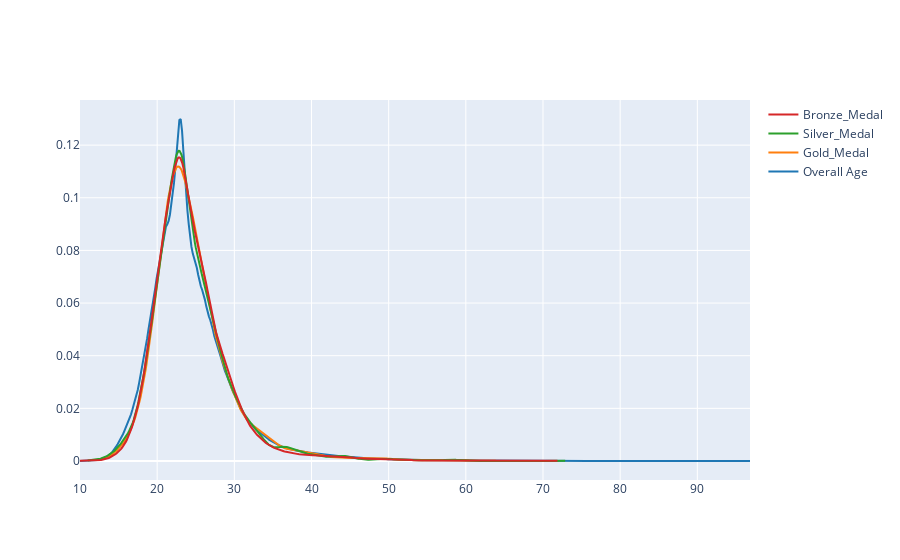

Source (notebook cell):
### Code cell
fig.update_layout(autosize=False, width=1000, height=1000)
fig = ff.create_distplot([x1,x2,x3,x4],["Overall Age", "Gold_Medal", "Silver_Medal", "Bronze_Medal"], show_hist = False, show_rug = False)
fig.show()

### Figure 1 — Plotly figure (JSON) as saved in the notebook; plotly's stock layout.template omitted (floating-point values rounded to 4 significant figures; data arrays with more than 128 entries replaced by an {"elided": "..."} marker saying what was removed)
{"data": [{"legendgroup": "Overall Age", "marker": {"color": "rgb(31, 119, 180)"}, "mode": "lines", "name": "Overall Age", "showlegend": true, "type": "scatter", "x": {"elided": "500 float values"}, "xaxis": "x", "y": {"elided": "500 float values"}, "yaxis": "y"}, {"legendgroup": "Gold_Medal", "marker": {"color": "rgb(255, 127, 14)"}, "mode": "lines", "name": "Gold_Medal", "showlegend": true, "type": "scatter", "x": {"elided": "500 float values"}, "xaxis": "x", "y": {"elided": "500 float values"}, "yaxis": "y"}, {"legendgroup": "Silver_Medal", "marker": {"color": "rgb(44, 160, 44)"}, "mode": "lines", "name": "Silver_Medal", "showlegend": true, "type": "scatter", "x": {"elided": "500 float values"}, "xaxis": "x", "y": {"elided": "500 float values"}, "yaxis": "y"}, {"legendgroup": "Bronze_Medal", "marker": {"color": "rgb(214, 39, 40)"}, "mode": "lines", "name": "Bronze_Medal", "showlegend": true, "type": "scatter", "x": {"elided": "500 float values"}, "xaxis": "x", "y": {"elided": "500 float values"}, "yaxis": "y"}], "layout": {"autosize": true, "barmode": "overlay", "hovermode": "closest", "legend": {"traceorder": "reversed"}, "xaxis": {"anchor": "y2", "autorange": true, "domain": [0, 1], "range": [10, 96.83], "type": "linear", "zeroline": false}, "yaxis": {"anchor": "free", "autorange": true, "domain": [0, 1], "position": 0, "range": [-0.007218, 0.1371], "type": "linear"}}}
